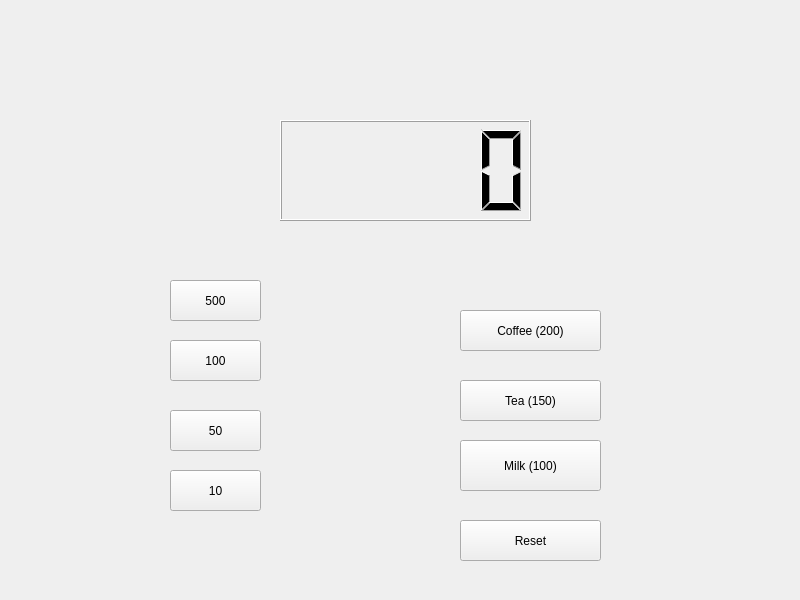
<?xml version="1.0" encoding="UTF-8"?>
<ui version="4.0">
 <class>Widget</class>
 <widget class="QWidget" name="Widget">
  <property name="geometry">
   <rect>
    <x>0</x>
    <y>0</y>
    <width>800</width>
    <height>600</height>
   </rect>
  </property>
  <property name="windowTitle">
   <string>Widget</string>
  </property>
  <widget class="QLCDNumber" name="lcdNumber">
   <property name="geometry">
    <rect>
     <x>280</x>
     <y>120</y>
     <width>251</width>
     <height>101</height>
    </rect>
   </property>
  </widget>
  <widget class="QPushButton" name="pbCoin500">
   <property name="geometry">
    <rect>
     <x>170</x>
     <y>280</y>
     <width>91</width>
     <height>41</height>
    </rect>
   </property>
   <property name="text">
    <string>500</string>
   </property>
  </widget>
  <widget class="QPushButton" name="pbcoin100">
   <property name="geometry">
    <rect>
     <x>170</x>
     <y>340</y>
     <width>91</width>
     <height>41</height>
    </rect>
   </property>
   <property name="text">
    <string>100</string>
   </property>
  </widget>
  <widget class="QPushButton" name="pbCoin50">
   <property name="geometry">
    <rect>
     <x>170</x>
     <y>410</y>
     <width>91</width>
     <height>41</height>
    </rect>
   </property>
   <property name="text">
    <string>50</string>
   </property>
  </widget>
  <widget class="QPushButton" name="pbCoin10">
   <property name="geometry">
    <rect>
     <x>170</x>
     <y>470</y>
     <width>91</width>
     <height>41</height>
    </rect>
   </property>
   <property name="text">
    <string>10</string>
   </property>
  </widget>
  <widget class="QPushButton" name="pbCoffee">
   <property name="geometry">
    <rect>
     <x>460</x>
     <y>310</y>
     <width>141</width>
     <height>41</height>
    </rect>
   </property>
   <property name="text">
    <string>Coffee (200)</string>
   </property>
  </widget>
  <widget class="QPushButton" name="pbTea">
   <property name="geometry">
    <rect>
     <x>460</x>
     <y>380</y>
     <width>141</width>
     <height>41</height>
    </rect>
   </property>
   <property name="text">
    <string>Tea (150)</string>
   </property>
  </widget>
  <widget class="QPushButton" name="pbMilk">
   <property name="geometry">
    <rect>
     <x>460</x>
     <y>440</y>
     <width>141</width>
     <height>51</height>
    </rect>
   </property>
   <property name="text">
    <string>Milk (100)</string>
   </property>
  </widget>
  <widget class="QPushButton" name="pushButton">
   <property name="geometry">
    <rect>
     <x>460</x>
     <y>520</y>
     <width>141</width>
     <height>41</height>
    </rect>
   </property>
   <property name="text">
    <string>Reset</string>
   </property>
  </widget>
 </widget>
 <resources/>
 <connections/>
</ui>
